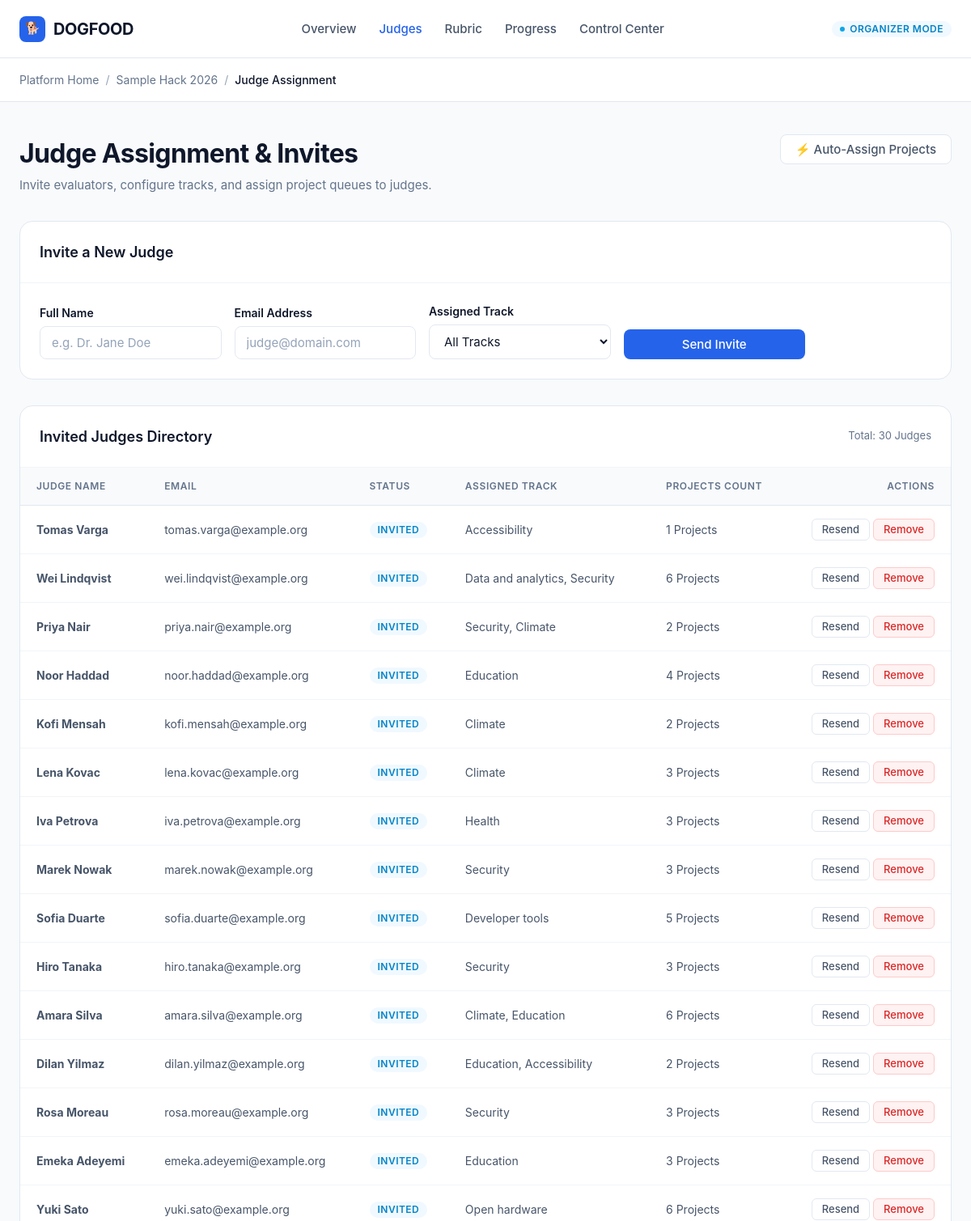
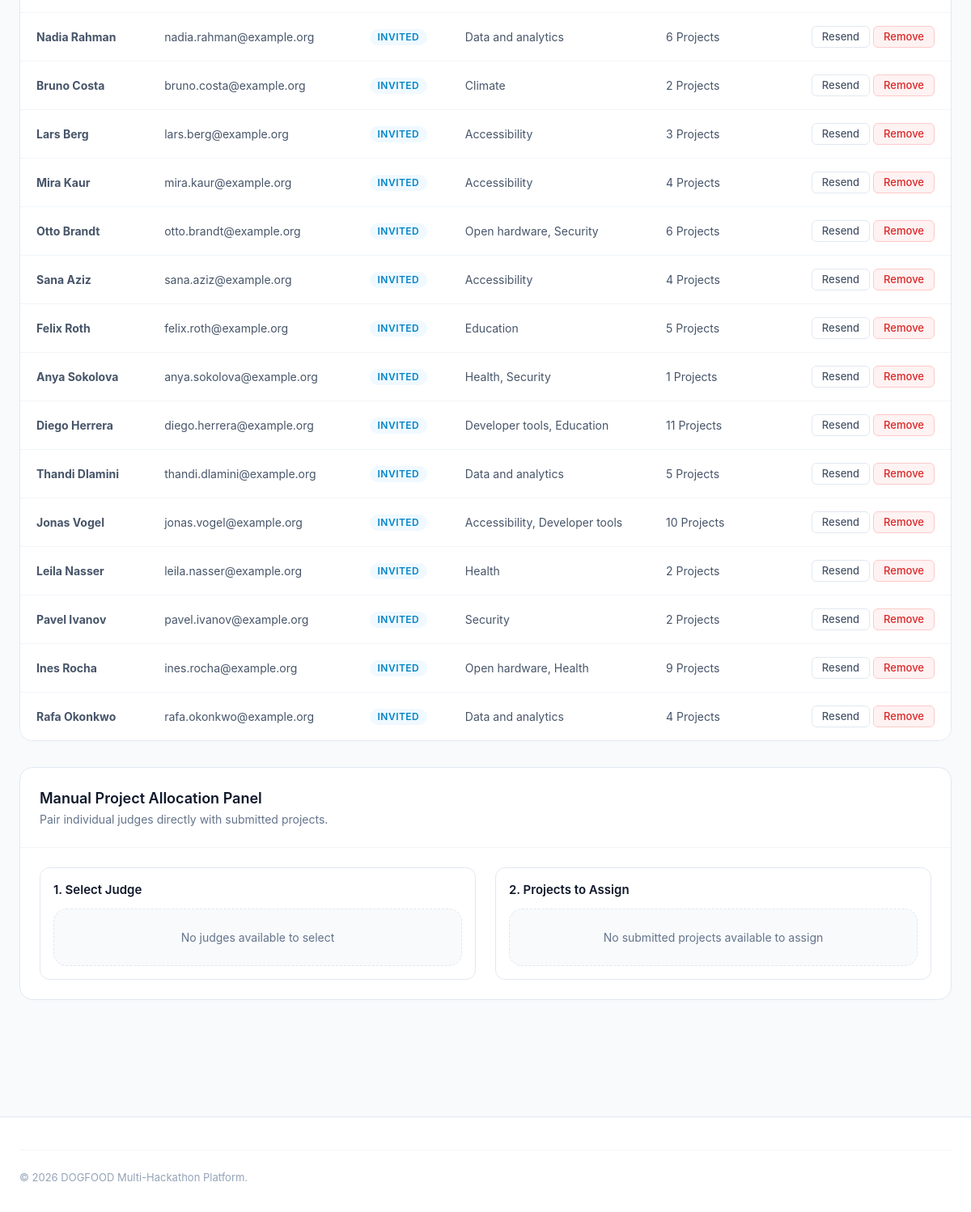
Screenshot of /judges with the database file from the repository (2 pictures, top to bottom).
### tables this page shows
CREATE TABLE events (
            id TEXT PRIMARY KEY,
            name TEXT,
            submissions_close TEXT
        );

CREATE TABLE judges (
            id TEXT PRIMARY KEY,
            name TEXT,
            email TEXT,
            tracks TEXT
        );

CREATE TABLE tracks (
            id TEXT PRIMARY KEY,
            name TEXT
        );

### app.py (the view)
@app.route("/hackathon/judges.html")
@app.route("/judges")
def judges_view():
    event = get_event_data()
    tracks = get_all_tracks()
    user = get_current_user()
    db = get_db()
    cur = db.execute("SELECT * FROM judges")
    judges = []
    track_map = {t["id"]: t["name"] for t in tracks}
    for j in cur.fetchall():
        jd = dict(j)
        try:
            t_ids = json.loads(jd.get("tracks") or "[]")
        except Exception:
            t_ids = []
        jd["track_names"] = ", ".join(track_map.get(tid, tid) for tid in t_ids)
        sc_cur = db.execute(
            "SELECT COUNT(DISTINCT project) FROM scores WHERE judge = ?", (jd["id"],)
        )
        jd["project_count"] = sc_cur.fetchone()[0]
        judges.append(jd)
    return render_template(
        "hackathon/judges.html", event=event, tracks=tracks, judges=judges, user=user
    )

### app.py (called while the page is built, shortened)
def get_db():
    if "db" not in g:
        g.db = sqlite3.connect(DB_PATH)
        g.db.row_factory = sqlite3.Row
    return g.db

def get_current_user():
    token = request.cookies.get("session")
    if not token:
        raw_cookie = request.headers.get("Cookie") or request.environ.get("HTTP_COOKIE") or ""
        for item in raw_cookie.split(";"):
            item = item.strip()
            if item.startswith("session="):
                token = item.split("=", 1)[1].strip()
                break
    if not token and "Authorization" in request.headers:
        auth = request.headers.get("Authorization", "").strip()
        if auth.startswith("Bearer "):
            token = auth[7:].strip()
        elif auth.startswith("Token "):
            token = auth[6:].strip()
    if not token:
        return None

def get_event_data():
    db = get_db()
    cur = db.execute("SELECT * FROM events LIMIT 1")
    event = cur.fetchone()
    if event:
        return dict(event)
    return {
        "id": "evt_01",
        "name": "Sample Hack 2026",
        "submissions_close": "2026-03-01T18:00:00Z",
    }

def get_all_tracks():
    db = get_db()
    cur = db.execute("SELECT * FROM tracks")
    return [dict(r) for r in cur.fetchall()]

@app.context_processor
def inject_global_template_vars():
    return {
        "current_user": get_current_user(),
        "event_global": get_event_data(),
    }

### templates/hackathon/judges.html (shortened to what this page needs)
<!DOCTYPE html>
<html lang="en">
<head>
  <link rel="stylesheet" href="/css/styles.css">
  <link rel="stylesheet" href="/css/components.css">
</head>
<body>
  <header class="navbar">
    <div class="container navbar-inner">
      <a href="../index.html" class="brand-logo" id="nav-brand-logo">
        <span class="brand-icon">🐕</span>
        <span>DOGFOOD</span>
      </a>
      <nav>
        <ul class="nav-links">
          <li><a href="index.html" class="nav-link">Overview</a></li>
          <li><a href="judges.html" class="nav-link active">Judges</a></li>
          <li><a href="rubric.html" class="nav-link">Rubric</a></li>
          <li><a href="progress.html" class="nav-link">Progress</a></li>
          <li><a href="control.html" class="nav-link">Control Center</a></li>
        </ul>
      </nav>
      <div class="nav-actions">
        <span class="badge badge-active"><span class="badge-dot"></span> Organizer Mode</span>
      </div>
    </div>
  </header>
  <div class="page-header-strip">
    <div class="container">
      <div class="breadcrumbs">
        <a href="../index.html">Platform Home</a>
        <span class="breadcrumb-sep">/</span>
        <a href="index.html">{{ event.name }}</a>
        <span class="breadcrumb-sep">/</span>
        <span class="breadcrumb-current">Judge Assignment</span>
      </div>
    </div>
  </div>
  <main style="padding: 40px 0 80px;">
    <div class="container">
      <div style="margin-bottom: 32px; display: flex; justify-content: space-between; align-items: flex-start; flex-wrap: wrap; gap: 16px;">
        <div>
          <h1 style="font-size: 2rem; font-weight: 700; color: var(--color-text-title); letter-spacing: -0.02em;">Judge Assignment & Invites</h1>
          <p style="color: var(--color-text-muted); font-size: 0.9375rem; margin-top: 4px;">Invite evaluators, configure tracks, and assign project queues to judges.</p>
        </div>
        <div style="display: flex; gap: 12px;">
          <button type="button" class="btn btn-outline" id="btn-auto-assign">⚡ Auto-Assign Projects</button>
        </div>
      </div>
      <div class="card" style="margin-bottom: 32px;">
        <div class="card-header">
          <h2 style="font-size: 1.125rem; font-weight: 600; color: var(--color-text-title);">Invite a New Judge</h2>
        </div>
        <div class="card-body">
          <form id="invite-judge-form" style="display: grid; grid-template-columns: repeat(auto-fit, minmax(220px, 1fr)) 140px; gap: 16px; align-items: flex-end;">
            <div class="form-group" style="margin-bottom: 0;">
              <label class="form-label" for="judge-name">Full Name</label>
              <input type="text" id="judge-name" class="form-input" placeholder="e.g. Dr. Jane Doe">
            </div>
            <div class="form-group" style="margin-bottom: 0;">
              <label class="form-label" for="judge-email">Email Address</label>
              <input type="email" id="judge-email" class="form-input" placeholder="judge@domain.com">
            </div>
            <div class="form-group" style="margin-bottom: 0;">
              <label class="form-label" for="judge-track">Assigned Track</label>
              <select id="judge-track" class="form-select">
                <option value="all">All Tracks</option>
              </select>
            </div>
            <button type="button" class="btn btn-primary" id="btn-send-invite">Send Invite</button>
          </form>
        </div>
      </div>
      <div class="card" style="margin-bottom: 32px;">
        <div class="card-header" style="display: flex; justify-content: space-between; align-items: center;">
          <h2 style="font-size: 1.125rem; font-weight: 600; color: var(--color-text-title);">Invited Judges Directory</h2>
          <span style="font-size: 0.8125rem; color: var(--color-text-muted);">Total: {{ judges|length }} Judges</span>
        </div>
        <div class="card-body" style="padding: 0;">
          {% if judges %}
          <div class="data-table-container" style="border: none; border-radius: 0;">
            <table class="data-table">
              <thead>
                <tr>
                  <th>Judge Name</th>
                  <th>Email</th>
                  <th>Status</th>
                  <th>Assigned Track</th>
                  <th>Projects Count</th>
                  <th style="text-align: right;">Actions</th>
                </tr>
              </thead>
              <tbody>
                {% for judge in judges %}
                <tr>
                  <td><strong>{{ judge.name }}</strong></td>
                  <td>{{ judge.email }}</td>
                  <td><span class="badge badge-active">Invited</span></td>
                  <td>{{ judge.track_names }}</td>
                  <td>{{ judge.project_count }} Projects</td>
                  <td style="text-align: right;">
                    <button class="btn btn-sm btn-outline">Resend</button>
                    <button class="btn btn-sm btn-danger">Remove</button>
                  </td>
                </tr>
                {% endfor %}
              </tbody>
            </table>
          </div>
          {% endif %}
        </div>
      </div>
      <div class="card">
        <div class="card-header">
          <h2 style="font-size: 1.125rem; font-weight: 600; color: var(--color-text-title);">Manual Project Allocation Panel</h2>
          <p style="font-size: 0.875rem; color: var(--color-text-muted); margin-top: 2px;">Pair individual judges directly with submitted projects.</p>
        </div>
        <div class="card-body">
          <div style="display: grid; grid-template-columns: 1fr 1fr; gap: 24px;">
            <div style="border: 1px solid var(--color-border); border-radius: var(--radius-lg); padding: 16px;">
              <h3 style="font-size: 0.9375rem; font-weight: 600; color: var(--color-text-title); margin-bottom: 12px;">1. Select Judge</h3>
              <div class="empty-state" style="padding: 24px; margin: 0; background: var(--color-canvas);">
                <span style="font-size: 0.875rem; color: var(--color-text-muted);">No judges available to select</span>
              </div>
            </div>
            <div style="border: 1px solid var(--color-border); border-radius: var(--radius-lg); padding: 16px;">
              <h3 style="font-size: 0.9375rem; font-weight: 600; color: var(--color-text-title); margin-bottom: 12px;">2. Projects to Assign</h3>
              <div class="empty-state" style="padding: 24px; margin: 0; background: var(--color-canvas);">
                <span style="font-size: 0.875rem; color: var(--color-text-muted);">No submitted projects available to assign</span>
              </div>
            </div>
          </div>
        </div>
      </div>
    </div>
  </main>
  <footer class="footer">
    <div class="container footer-inner">
      <div class="footer-bottom">
        <p>© 2026 DOGFOOD Multi-Hackathon Platform.</p>
      </div>
    </div>
  </footer>
</body>
</html>

### rows the page displays
events: name "Sample Hack 2026"
judges: name "Tomas Varga", email "tomas.varga@example.org"
tracks: track_names "Accessibility" "Accessibility" "Accessibility" "Accessibility"
judges: name "Wei Lindqvist", email "wei.lindqvist@example.org", track_names "Data and analytics, Security", project_count "6"
judges: name "Priya Nair", email "priya.nair@example.org", track_names "Security, Climate", project_count "2"
judges: name "Noor Haddad", email "noor.haddad@example.org"
tracks: track_names "Education" "Education" "Education"
judges: name "Kofi Mensah", email "kofi.mensah@example.org"
tracks: track_names "Climate" "Climate" "Climate"
judges: name "Lena Kovac", email "lena.kovac@example.org"
judges: name "Iva Petrova", email "iva.petrova@example.org"
tracks: track_names "Health" "Health"
judges: name "Marek Nowak", email "marek.nowak@example.org"
tracks: track_names "Security" "Security" "Security" "Security"
judges: name "Sofia Duarte", email "sofia.duarte@example.org"
tracks: track_names "Developer tools"
judges: name "Hiro Tanaka", email "hiro.tanaka@example.org"
judges: name "Amara Silva", email "amara.silva@example.org", track_names "Climate, Education", project_count "6"
judges: name "Dilan Yilmaz", email "dilan.yilmaz@example.org", track_names "Education, Accessibility", project_count "2"
judges: name "Rosa Moreau", email "rosa.moreau@example.org"
judges: name "Emeka Adeyemi", email "emeka.adeyemi@example.org"
judges: name "Yuki Sato", email "yuki.sato@example.org"
tracks: track_names "Open hardware"
judges: name "Nadia Rahman", email "nadia.rahman@example.org"
tracks: track_names "Data and analytics" "Data and analytics" "Data and analytics"
judges: name "Bruno Costa", email "bruno.costa@example.org"
judges: name "Lars Berg", email "lars.berg@example.org"
judges: name "Mira Kaur", email "mira.kaur@example.org"
judges: name "Otto Brandt", email "otto.brandt@example.org", track_names "Open hardware, Security", project_count "6"
judges: name "Sana Aziz", email "sana.aziz@example.org"
judges: name "Felix Roth", email "felix.roth@example.org"
judges: name "Anya Sokolova", email "anya.sokolova@example.org", track_names "Health, Security", project_count "1"
judges: name "Diego Herrera", email "diego.herrera@example.org", track_names "Developer tools, Education", project_count "11"
judges: name "Thandi Dlamini", email "thandi.dlamini@example.org"
judges: name "Jonas Vogel", email "jonas.vogel@example.org", track_names "Accessibility, Developer tools", project_count "10"
judges: name "Leila Nasser", email "leila.nasser@example.org"
judges: name "Pavel Ivanov", email "pavel.ivanov@example.org"
judges: name "Ines Rocha", email "ines.rocha@example.org", track_names "Open hardware, Health", project_count "9"
judges: name "Rafa Okonkwo", email "rafa.okonkwo@example.org"

### other values shown
{{ judges|length }} "30"
{{ judge.project_count }} "1" "4" "2" "3" "3" "3" "5" "3" "3" "3" "6" "6" "2" "3" "4" "4" "5" "5" "2" "2" "4"
